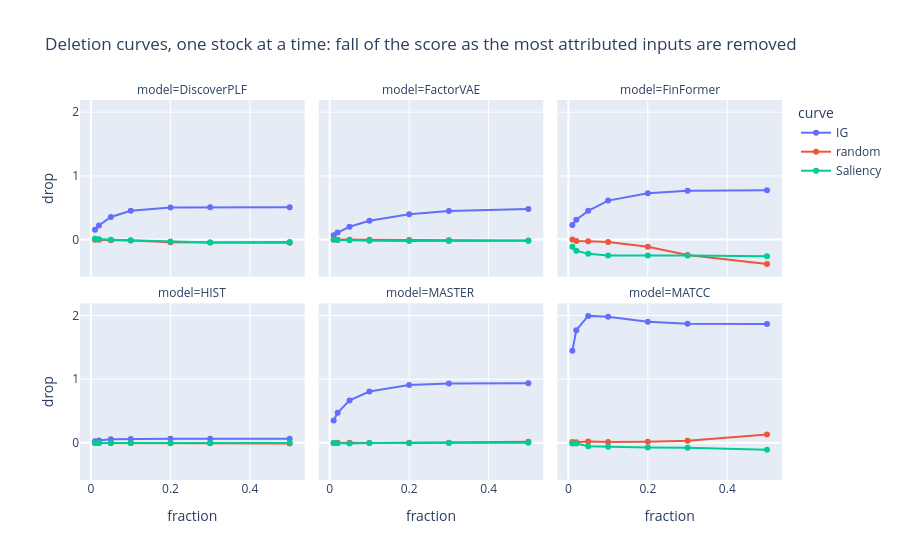

Notebook code cell kept with this figure:
### Markdown cell above
## 2. Faithfulness: deletion curves

Fall of the target (the score) when a growing share of each stock's inputs is set to the baseline, in the order of IG or Saliency (most positive first) or at random, averaged over stocks and days.

### Code cell
curves = []
for model, a in adapters.items():
    for b in days(model):
        for name, explainer in (("IG", IntegratedGradients()), ("Saliency", Saliency())):
            attr = explainer.explain(a, b, "pred", K)
            for mode in ("joint", "own"):
                curves.append(deletion_curve(a, b, attr, "pred", K, mode=mode).assign(model=model, method=name, mode=mode))
curves = pd.concat(curves)
aopc_table = curves.groupby(["model", "mode", "method", "order"])["drop"].mean().unstack(["method", "order"])
display(aopc_table)  # AOPC: mean fall of the score over the deletion steps; "random" is the reference
own = curves[(curves["mode"] == "own")]
plot = own.groupby(["model", "method", "order", "fraction"])["drop"].mean().reset_index()
plot["curve"] = np.where(plot["order"] == "random", "random", plot["method"])
plot = plot.drop_duplicates(["model", "curve", "fraction"])
px.line(plot, x="fraction", y="drop", color="curve", facet_col="model", facet_col_wrap=3, markers=True,
        title="Deletion curves, one stock at a time: fall of the score as the most attributed inputs are removed").show()

### Figure 1 — Plotly figure (JSON) as saved in the notebook; plotly's stock layout.template omitted (floating-point values rounded to 4 significant figures)
{"data": [{"hovertemplate": "curve=IG<br>model=DiscoverPLF<br>fraction=%{x}<br>drop=%{y}<extra></extra>", "legendgroup": "IG", "line": {"color": "#636efa", "dash": "solid"}, "marker": {"symbol": "circle"}, "mode": "lines+markers", "name": "IG", "orientation": "v", "showlegend": true, "type": "scatter", "x": [0.01, 0.02, 0.05, 0.1, 0.2, 0.3, 0.5], "xaxis": "x4", "y": [0.156, 0.2216, 0.354, 0.453, 0.5022, 0.507, 0.507], "yaxis": "y4"}, {"hovertemplate": "curve=IG<br>model=FactorVAE<br>fraction=%{x}<br>drop=%{y}<extra></extra>", "legendgroup": "IG", "line": {"color": "#636efa", "dash": "solid"}, "marker": {"symbol": "circle"}, "mode": "lines+markers", "name": "IG", "orientation": "v", "showlegend": false, "type": "scatter", "x": [0.01, 0.02, 0.05, 0.1, 0.2, 0.3, 0.5], "xaxis": "x5", "y": [0.06644, 0.1109, 0.2005, 0.2939, 0.3972, 0.449, 0.4819], "yaxis": "y5"}, {"hovertemplate": "curve=IG<br>model=FinFormer<br>fraction=%{x}<br>drop=%{y}<extra></extra>", "legendgroup": "IG", "line": {"color": "#636efa", "dash": "solid"}, "marker": {"symbol": "circle"}, "mode": "lines+markers", "name": "IG", "orientation": "v", "showlegend": false, "type": "scatter", "x": [0.01, 0.02, 0.05, 0.1, 0.2, 0.3, 0.5], "xaxis": "x6", "y": [0.2273, 0.3123, 0.4511, 0.6121, 0.726, 0.7653, 0.7735], "yaxis": "y6"}, {"hovertemplate": "curve=IG<br>model=HIST<br>fraction=%{x}<br>drop=%{y}<extra></extra>", "legendgroup": "IG", "line": {"color": "#636efa", "dash": "solid"}, "marker": {"symbol": "circle"}, "mode": "lines+markers", "name": "IG", "orientation": "v", "showlegend": false, "type": "scatter", "x": [0.01, 0.02, 0.05, 0.1, 0.2, 0.3, 0.5], "xaxis": "x", "y": [0.02641, 0.03682, 0.05517, 0.06162, 0.06337, 0.06345, 0.06347], "yaxis": "y"}, {"hovertemplate": "curve=IG<br>model=MASTER<br>fraction=%{x}<br>drop=%{y}<extra></extra>", "legendgroup": "IG", "line": {"color": "#636efa", "dash": "solid"}, "marker": {"symbol": "circle"}, "mode": "lines+markers", "name": "IG", "orientation": "v", "showlegend": false, "type": "scatter", "x": [0.01, 0.02, 0.05, 0.1, 0.2, 0.3, 0.5], "xaxis": "x2", "y": [0.3526, 0.4714, 0.6671, 0.8068, 0.9084, 0.9341, 0.9371], "yaxis": "y2"}, {"hovertemplate": "curve=IG<br>model=MATCC<br>fraction=%{x}<br>drop=%{y}<extra></extra>", "legendgroup": "IG", "line": {"color": "#636efa", "dash": "solid"}, "marker": {"symbol": "circle"}, "mode": "lines+markers", "name": "IG", "orientation": "v", "showlegend": false, "type": "scatter", "x": [0.01, 0.02, 0.05, 0.1, 0.2, 0.3, 0.5], "xaxis": "x3", "y": [1.447, 1.771, 1.994, 1.98, 1.901, 1.872, 1.867], "yaxis": "y3"}, {"hovertemplate": "curve=random<br>model=DiscoverPLF<br>fraction=%{x}<br>drop=%{y}<extra></extra>", "legendgroup": "random", "line": {"color": "#EF553B", "dash": "solid"}, "marker": {"symbol": "circle"}, "mode": "lines+markers", "name": "random", "orientation": "v", "showlegend": true, "type": "scatter", "x": [0.01, 0.02, 0.05, 0.1, 0.2, 0.3, 0.5], "xaxis": "x4", "y": [-0.004149, -0.003091, -0.009612, -0.01482, -0.04023, -0.04515, -0.04991], "yaxis": "y4"}, {"hovertemplate": "curve=random<br>model=FactorVAE<br>fraction=%{x}<br>drop=%{y}<extra></extra>", "legendgroup": "random", "line": {"color": "#EF553B", "dash": "solid"}, "marker": {"symbol": "circle"}, "mode": "lines+markers", "name": "random", "orientation": "v", "showlegend": false, "type": "scatter", "x": [0.01, 0.02, 0.05, 0.1, 0.2, 0.3, 0.5], "xaxis": "x5", "y": [-0.0007757, -0.001717, -0.002336, -0.00443, -0.00689, -0.01023, -0.01618], "yaxis": "y5"}, {"hovertemplate": "curve=random<br>model=FinFormer<br>fraction=%{x}<br>drop=%{y}<extra></extra>", "legendgroup": "random", "line": {"color": "#EF553B", "dash": "solid"}, "marker": {"symbol": "circle"}, "mode": "lines+markers", "name": "random", "orientation": "v", "showlegend": false, "type": "scatter", "x": [0.01, 0.02, 0.05, 0.1, 0.2, 0.3, 0.5], "xaxis": "x6", "y": [-0.0004811, -0.02156, -0.02689, -0.03886, -0.1121, -0.2436, -0.3856], "yaxis": "y6"}, {"hovertemplate": "curve=random<br>model=HIST<br>fraction=%{x}<br>drop=%{y}<extra></extra>", "legendgroup": "random", "line": {"color": "#EF553B", "dash": "solid"}, "marker": {"symbol": "circle"}, "mode": "lines+markers", "name": "random", "orientation": "v", "showlegend": false, "type": "scatter", "x": [0.01, 0.02, 0.05, 0.1, 0.2, 0.3, 0.5], "xaxis": "x", "y": [-0.0004339, -0.0005441, -0.001594, -0.00348, -0.00654, -0.00578, -0.009034], "yaxis": "y"}, {"hovertemplate": "curve=random<br>model=MASTER<br>fraction=%{x}<br>drop=%{y}<extra></extra>", "legendgroup": "random", "line": {"color": "#EF553B", "dash": "solid"}, "marker": {"symbol": "circle"}, "mode": "lines+markers", "name": "random", "orientation": "v", "showlegend": false, "type": "scatter", "x": [0.01, 0.02, 0.05, 0.1, 0.2, 0.3, 0.5], "xaxis": "x2", "y": [-0.001039, 0.001591, 0.0004705, -0.0009551, 0.0006195, 0.003568, 0.0165], "yaxis": "y2"}, {"hovertemplate": "curve=random<br>model=MATCC<br>fraction=%{x}<br>drop=%{y}<extra></extra>", "legendgroup": "random", "line": {"color": "#EF553B", "dash": "solid"}, "marker": {"symbol": "circle"}, "mode": "lines+markers", "name": "random", "orientation": "v", "showlegend": false, "type": "scatter", "x": [0.01, 0.02, 0.05, 0.1, 0.2, 0.3, 0.5], "xaxis": "x3", "y": [0.01274, 0.01022, 0.02224, 0.01325, 0.01695, 0.03174, 0.1332], "yaxis": "y3"}, {"hovertemplate": "curve=Saliency<br>model=DiscoverPLF<br>fraction=%{x}<br>drop=%{y}<extra></extra>", "legendgroup": "Saliency", "line": {"color": "#00cc96", "dash": "solid"}, "marker": {"symbol": "circle"}, "mode": "lines+markers", "name": "Saliency", "orientation": "v", "showlegend": true, "type": "scatter", "x": [0.01, 0.02, 0.05, 0.1, 0.2, 0.3, 0.5], "xaxis": "x4", "y": [0.01133, 0.006368, -0.0009695, -0.01177, -0.03221, -0.04544, -0.03726], "yaxis": "y4"}, {"hovertemplate": "curve=Saliency<br>model=FactorVAE<br>fraction=%{x}<br>drop=%{y}<extra></extra>", "legendgroup": "Saliency", "line": {"color": "#00cc96", "dash": "solid"}, "marker": {"symbol": "circle"}, "mode": "lines+markers", "name": "Saliency", "orientation": "v", "showlegend": false, "type": "scatter", "x": [0.01, 0.02, 0.05, 0.1, 0.2, 0.3, 0.5], "xaxis": "x5", "y": [-0.003136, -0.005482, -0.01151, -0.01794, -0.02349, -0.02384, -0.02024], "yaxis": "y5"}, {"hovertemplate": "curve=Saliency<br>model=FinFormer<br>fraction=%{x}<br>drop=%{y}<extra></extra>", "legendgroup": "Saliency", "line": {"color": "#00cc96", "dash": "solid"}, "marker": {"symbol": "circle"}, "mode": "lines+markers", "name": "Saliency", "orientation": "v", "showlegend": false, "type": "scatter", "x": [0.01, 0.02, 0.05, 0.1, 0.2, 0.3, 0.5], "xaxis": "x6", "y": [-0.1146, -0.1748, -0.2243, -0.2501, -0.2516, -0.2486, -0.2612], "yaxis": "y6"}, {"hovertemplate": "curve=Saliency<br>model=HIST<br>fraction=%{x}<br>drop=%{y}<extra></extra>", "legendgroup": "Saliency", "line": {"color": "#00cc96", "dash": "solid"}, "marker": {"symbol": "circle"}, "mode": "lines+markers", "name": "Saliency", "orientation": "v", "showlegend": false, "type": "scatter", "x": [0.01, 0.02, 0.05, 0.1, 0.2, 0.3, 0.5], "xaxis": "x", "y": [-0.0004749, -0.0008051, -0.002688, -0.003549, -0.003908, -0.003927, -0.003931], "yaxis": "y"}, {"hovertemplate": "curve=Saliency<br>model=MASTER<br>fraction=%{x}<br>drop=%{y}<extra></extra>", "legendgroup": "Saliency", "line": {"color": "#00cc96", "dash": "solid"}, "marker": {"symbol": "circle"}, "mode": "lines+markers", "name": "Saliency", "orientation": "v", "showlegend": false, "type": "scatter", "x": [0.01, 0.02, 0.05, 0.1, 0.2, 0.3, 0.5], "xaxis": "x2", "y": [-0.001804, -0.005888, -0.008233, -0.003646, -0.004967, -0.001009, 0.0008619], "yaxis": "y2"}, {"hovertemplate": "curve=Saliency<br>model=MATCC<br>fraction=%{x}<br>drop=%{y}<extra></extra>", "legendgroup": "Saliency", "line": {"color": "#00cc96", "dash": "solid"}, "marker": {"symbol": "circle"}, "mode": "lines+markers", "name": "Saliency", "orientation": "v", "showlegend": false, "type": "scatter", "x": [0.01, 0.02, 0.05, 0.1, 0.2, 0.3, 0.5], "xaxis": "x3", "y": [-0.008096, -0.009306, -0.05132, -0.05921, -0.07099, -0.07764, -0.1101], "yaxis": "y3"}], "layout": {"annotations": [{"font": {}, "showarrow": false, "text": "model=HIST", "x": 0.16, "xanchor": "center", "xref": "paper", "y": 0.465, "yanchor": "bottom", "yref": "paper"}, {"font": {}, "showarrow": false, "text": "model=MASTER", "x": 0.5, "xanchor": "center", "xref": "paper", "y": 0.465, "yanchor": "bottom", "yref": "paper"}, {"font": {}, "showarrow": false, "text": "model=MATCC", "x": 0.84, "xanchor": "center", "xref": "paper", "y": 0.465, "yanchor": "bottom", "yref": "paper"}, {"font": {}, "showarrow": false, "text": "model=DiscoverPLF", "x": 0.16, "xanchor": "center", "xref": "paper", "y": 1.0, "yanchor": "bottom", "yref": "paper"}, {"font": {}, "showarrow": false, "text": "model=FactorVAE", "x": 0.5, "xanchor": "center", "xref": "paper", "y": 1.0, "yanchor": "bottom", "yref": "paper"}, {"font": {}, "showarrow": false, "text": "model=FinFormer", "x": 0.84, "xanchor": "center", "xref": "paper", "y": 1.0, "yanchor": "bottom", "yref": "paper"}], "legend": {"title": {"text": "curve"}, "tracegroupgap": 0}, "title": {"text": "Deletion curves, one stock at a time: fall of the score as the most attributed inputs are removed"}, "xaxis": {"anchor": "y", "domain": [0.0, 0.32], "title": {"text": "fraction"}}, "xaxis2": {"anchor": "y2", "domain": [0.34, 0.66], "matches": "x", "title": {"text": "fraction"}}, "xaxis3": {"anchor": "y3", "domain": [0.68, 1.0], "matches": "x", "title": {"text": "fraction"}}, "xaxis4": {"anchor": "y4", "domain": [0.0, 0.32], "matches": "x", "showticklabels": false}, "xaxis5": {"anchor": "y5", "domain": [0.34, 0.66], "matches": "x", "showticklabels": false}, "xaxis6": {"anchor": "y6", "domain": [0.68, 1.0], "matches": "x", "showticklabels": false}, "yaxis": {"anchor": "x", "domain": [0.0, 0.465], "title": {"text": "drop"}}, "yaxis2": {"anchor": "x2", "domain": [0.0, 0.465], "matches": "y", "showticklabels": false}, "yaxis3": {"anchor": "x3", "domain": [0.0, 0.465], "matches": "y", "showticklabels": false}, "yaxis4": {"anchor": "x4", "domain": [0.535, 1.0], "matches": "y", "title": {"text": "drop"}}, "yaxis5": {"anchor": "x5", "domain": [0.535, 1.0], "matches": "y", "showticklabels": false}, "yaxis6": {"anchor": "x6", "domain": [0.535, 1.0], "matches": "y", "showticklabels": false}}}
